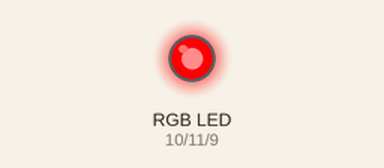
A sketch run on a simulated Arduino Uno, built with avr-gcc and run on an emulated ATmega328P. On the bench: an RGB LED mixed from three pins (HIGH = lit).

Above: at 0.5 s.
At 1.5 s:
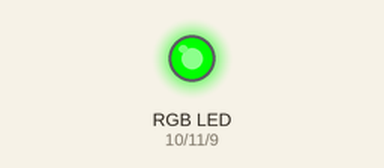
At 2.5 s:
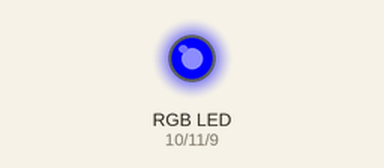
At 3.5 s:
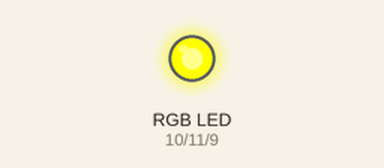
At 4.5 s:
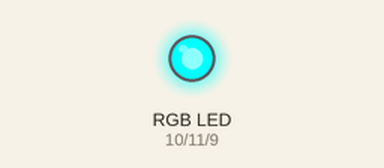
At 5.5 s:
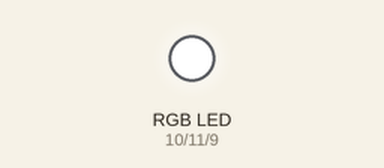
Timing chart, 0 to 7.8 s (numbered marks = the images above):
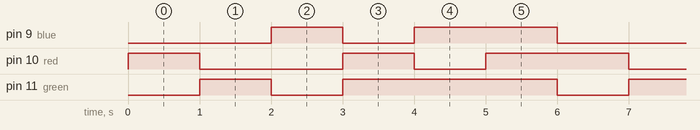

Measured:
- by itself, pin 9 (blue): repeats every 6.0 s: LOW 1.0 s, HIGH 2.0 s, LOW 2.0 s, HIGH 1.0 s
- by itself, pin 10 (red): repeats every 6.0 s: LOW 2.0 s, HIGH 1.0 s, LOW 1.0 s, HIGH 2.0 s
- by itself, pin 11 (green): repeats every 6.0 s: LOW 1.0 s, HIGH 3.0 s, LOW 1.0 s, HIGH 1.0 s

The sketch:

how_RGB_works.ino
```cpp
int red = 10;
int green = 11;
int blue = 9;

void setup() {
  // put your setup code here, to run once:

  pinMode(red, OUTPUT);
  pinMode(green, OUTPUT);
  pinMode(blue, OUTPUT);

}

void loop() {
  RGB_color (255, 0, 0);
  delay(1000);
  RGB_color (0, 255, 0);
  delay(1000);
  RGB_color (0, 0, 255);
  delay(1000);
  RGB_color (255, 255, 0);
  delay(1000);
  RGB_color (0, 255, 255);
  delay(1000);
  RGB_color (255, 255, 255);
  delay(1000);

}

void RGB_color(int red_light, int green_light, int blue_light)
 {
  analogWrite(red, red_light);
  analogWrite(green, green_light);
  analogWrite(blue, blue_light);
}
```
